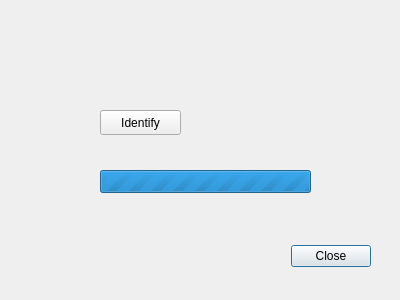
<?xml version="1.0" encoding="UTF-8"?>
<ui version="4.0">
 <class>IdentifyWindow</class>
 <widget class="QDialog" name="IdentifyWindow">
  <property name="geometry">
   <rect>
    <x>0</x>
    <y>0</y>
    <width>400</width>
    <height>300</height>
   </rect>
  </property>
  <property name="windowTitle">
   <string>Dialog</string>
  </property>
  <widget class="QDialogButtonBox" name="buttonBox">
   <property name="geometry">
    <rect>
     <x>30</x>
     <y>240</y>
     <width>341</width>
     <height>32</height>
    </rect>
   </property>
   <property name="orientation">
    <enum>Qt::Horizontal</enum>
   </property>
   <property name="standardButtons">
    <set>QDialogButtonBox::Close</set>
   </property>
  </widget>
  <widget class="QPushButton" name="identifyBtn">
   <property name="geometry">
    <rect>
     <x>100</x>
     <y>110</y>
     <width>81</width>
     <height>25</height>
    </rect>
   </property>
   <property name="text">
    <string>Identify</string>
   </property>
  </widget>
  <widget class="QLabel" name="identifyMsg">
   <property name="geometry">
    <rect>
     <x>190</x>
     <y>110</y>
     <width>201</width>
     <height>21</height>
    </rect>
   </property>
   <property name="text">
    <string/>
   </property>
  </widget>
  <widget class="QProgressBar" name="progressBar">
   <property name="enabled">
    <bool>true</bool>
   </property>
   <property name="geometry">
    <rect>
     <x>100</x>
     <y>170</y>
     <width>211</width>
     <height>23</height>
    </rect>
   </property>
   <property name="maximum">
    <number>0</number>
   </property>
   <property name="value">
    <number>-1</number>
   </property>
  </widget>
 </widget>
 <resources/>
 <connections>
  <connection>
   <sender>buttonBox</sender>
   <signal>accepted()</signal>
   <receiver>IdentifyWindow</receiver>
   <slot>accept()</slot>
   <hints>
    <hint type="sourcelabel">
     <x>248</x>
     <y>254</y>
    </hint>
    <hint type="destinationlabel">
     <x>157</x>
     <y>274</y>
    </hint>
   </hints>
  </connection>
  <connection>
   <sender>buttonBox</sender>
   <signal>rejected()</signal>
   <receiver>IdentifyWindow</receiver>
   <slot>reject()</slot>
   <hints>
    <hint type="sourcelabel">
     <x>316</x>
     <y>260</y>
    </hint>
    <hint type="destinationlabel">
     <x>286</x>
     <y>274</y>
    </hint>
   </hints>
  </connection>
 </connections>
</ui>
